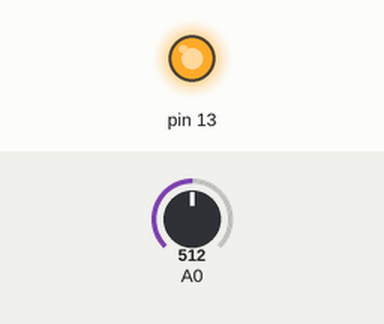
A sketch run on a simulated Arduino Mega 2560, built with avr-gcc and run on an emulated ATmega2560. On the bench: output pins drawn as LEDs (lit = HIGH). The test bench sets the inputs (shaded band); at power-on: A0 = 512.

Above: at 1.2 s.
1.3 s: A0 set to 53
2.8 s: A0 set to 44
At 4.0 s:
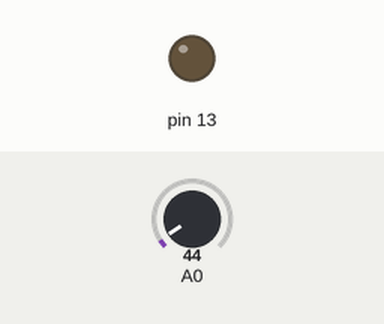
4.3 s: A0 set to 60
At 5.4 s:
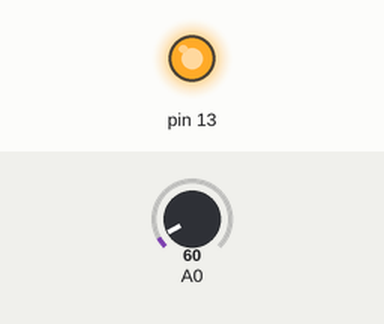
5.8 s: A0 set to 40
At 6.5 s:
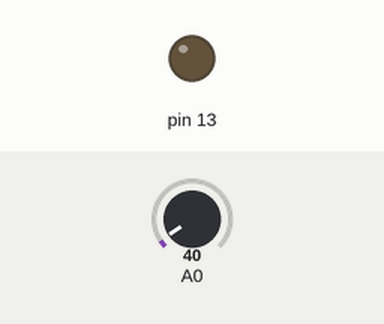
Timing chart, 0 to 8.3 s (numbered marks = the images above; inputs shaded):
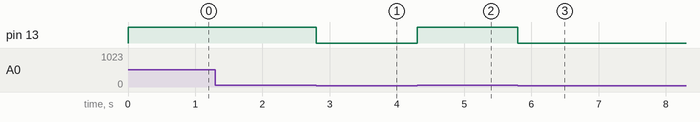

The sketch:

1.ino
```cpp
#include "Arduino.h"
#include <Servo.h>

int item;

void setup()
{
  pinMode(13, OUTPUT);
}


void loop()
{
  item = analogRead(A0);
  if (item > 50) {
    digitalWrite(13, HIGH);

  } else {
    digitalWrite(13, LOW);

  }

}
```

Measured:
- the behaviour switches between 51 and 50 on A0 (found by bisection; images 0 and 1)
- after the input at 1.3 s, every drawn part: stays the same
- after the input at 2.8 s, pin 13: HIGH → LOW at once
- after the input at 4.3 s, pin 13: LOW → HIGH at once
- after the input at 5.8 s, pin 13: HIGH → LOW at once
